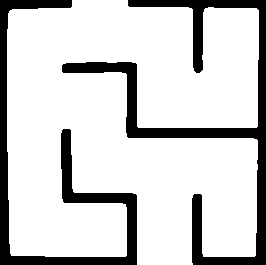
#> input picture maze_recognition/cropped_maze.png, 266 x 265 px
$ python map.py
#> lines starting #> are read from the running program, lines starting #| are printed output that depends on the picture; after the words box and inside, x2 and y2 are one past the last pixel; in counts of white or black regions, pixels touching at a corner belong together
# Author: Leopold Klotz
# Email: klotzl@oregonstate.edu

import random
import cv2

class Cell():
    def __init__(self, u=True, b=True, l=True, r=True):
        self.upper_boundary = u
        self.bottom_boundary = b
        self.left_boundary = l
        self.right_boundary = r
        self.saved_position = None

    def set_boundaries(self, u, b, l, r):
        self.upper_boundary = u
        self.bottom_boundary = b
        self.left_boundary = l
        self.right_boundary = r

    def set_upper_boundary(self, value):
        self.upper_boundary = value

    def set_bottom_boundary(self, value):
        self.bottom_boundary = value

    def set_left_boundary(self, value):
        self.left_boundary = value

    def set_right_boundary(self, value):
        self.right_boundary = value

    def set_saved_position(self, position):
        self.saved_position = position

class Map():
    def __init__(self, width, height):
        self.width = width
        self.height = height
        self.grid = [[Cell() for _ in range(width)] for _ in range(height)]
        self.contains_maze = False
        self.solution = None
        self.assign_cell_positions()

    def assign_cell_positions(self):
        """
        Assigns the proper string to access the cell in saved_positions.json
        """
        count = 1
        for row in self.grid:
            for cell in row:
                cell.set_saved_position("sq" + str(count))
                count += 1

    def print_map(self):
        for i, row in enumerate(self.grid):
            # Print upper boundaries
            for j, cell in enumerate(row):
                if cell.upper_boundary:
                    print("+---", end="")
                else:
                    print("+   ", end="")
            print("+")

            # Print left and right boundaries
            for j, cell in enumerate(row):
                if cell.left_boundary:
                    print("|   ", end="")
                else:
                    print("    ", end="")
            print("|")

        # Print bottom boundaries
        for j, cell in enumerate(self.grid[-1]):
            if cell.bottom_boundary:
                print("+---", end="")
            else:
                print("+   ", end="")
        print("+")

    def print_solution(self):
        if self.solution is None:
            print("No solution found")
            return
        print("Solution: ", end="")
        for i, cell in enumerate(self.solution):
            if i == len(self.solution) - 1:
                print(cell, end="")
            else:
                print(cell, end=" -> ")

    def populate_map(self, img_path):
        """
        Load in a png file of a maze and create a map object with it. The map object needs to include the proper boundaries to represent the maze.
        Mazes are currently 4x4 and generated with https://www.mazegenerator.net/.
        There is a restriction on the maze that the entrance is always on the top and the exit is always on the bottom.
        Maze files:
        - random_maze1.png (4x4 maze)
        - random_maze2.png (4x4 maze)
        - random_maze3.png (4x4 maze)
        """
#> called with img_path = 'cropped_maze.png'
        # Load the image
        maze_image = cv2.imread(img_path)
#> maze_image is the input picture: shape (265, 266, 3); 81.2% white; 2 black regions, box (x1, y1, x2, y2) and area: (62, 0, 266, 265) 7593, (0, 0, 137, 265) 5626

        # crop the image to be a square (given a printout of the generated maze on a 8.5x11 sheet of paper at 1150% scale)
        height, width, _ = maze_image.shape
#> height = 265; width = 266
        if height > width:
            maze_image = maze_image[0:width, 0:width]
        else:
            start_row = (width - height) // 2
#> start_row = 0
            end_row = start_row + height
#> end_row = 265
            maze_image = maze_image[0:height, start_row:end_row]
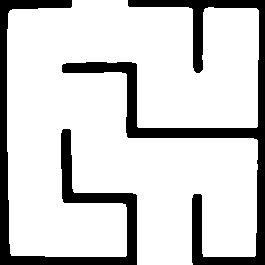
#> maze_image: shape (265, 265, 3); 81.6% white; 2 black regions, box (x1, y1, x2, y2) and area: (62, 0, 265, 265) 7328, (0, 0, 137, 265) 5626


        # set the image size to be a multiple of 4
        maze_image = cv2.resize(maze_image, (640, 640))
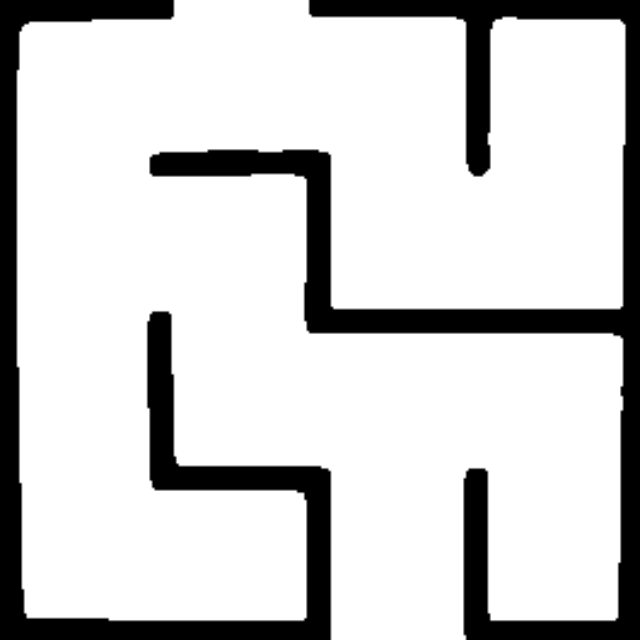
#> maze_image: shape (640, 640, 3); min 0, max 255, mean 208

        # Convert the image to grayscale
        gray = cv2.cvtColor(maze_image, cv2.COLOR_BGR2GRAY)

        # Threshold the image
        _, thresh = cv2.threshold(gray, 128, 255, cv2.THRESH_BINARY)
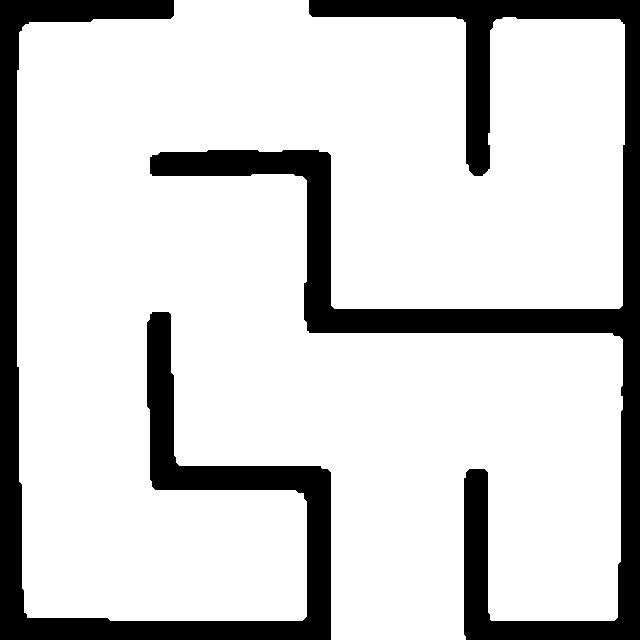
#> thresh: shape (640, 640); 81.6% white; 2 black regions, box (x1, y1, x2, y2) and area: (150, 0, 640, 640) 42591, (0, 0, 331, 640) 32724

        # normalize the image
        thresh = thresh / 255

        # display the thresholded image
        cv2.imshow('Thresholded Image', thresh)
        # wait for user to press enter
        cv2.waitKey(0)

        # Divide the image into 4x4 grid
        cell_width = thresh.shape[1] // self.width
#> cell_width = 160
        cell_height = thresh.shape[0] // self.height
#> cell_height = 160

        # Set the boundaries of the cells based on black pixels on the edges
        for i in range(self.height):  # Loop through the rows
            for j in range(self.width):  # Loop through the columns
                cell = thresh[i * cell_height:(i + 1) * cell_height, j * cell_width:(j + 1) * cell_width] # cell is a 2D array of the cell's pixels

                # get a 1d array of the top row of pixels of the cell
                cell = cell.flatten()
                top_row = cell[0:cell_width]
                bottom_row = cell[-cell_width:]
                left_column = cell[0::cell_width]
                right_column = cell[cell_width - 1::cell_width]

                # Get the value which appears most in the array
                top_row = max(set(top_row), key = list(top_row).count)
                bottom_row = max(set(bottom_row), key = list(bottom_row).count)
                left_column = max(set(left_column), key = list(left_column).count)
                right_column = max(set(right_column), key = list(right_column).count)

                # Set the boundaries of the cell
                if top_row == 0:
                    self.grid[i][j].set_upper_boundary(True)
                else:
                    self.grid[i][j].set_upper_boundary(False)
                if bottom_row == 0:
                    self.grid[i][j].set_bottom_boundary(True)
                else:
                    self.grid[i][j].set_bottom_boundary(False)
                if left_column == 0:
                    self.grid[i][j].set_left_boundary(True)
                else:
                    self.grid[i][j].set_left_boundary(False)
                if right_column == 0:
                    self.grid[i][j].set_right_boundary(True)
                else:
                    self.grid[i][j].set_right_boundary(False)

        # display the image with the boundaries overlayed
        for i, row in enumerate(self.grid):
            for j, cell in enumerate(row):
                if cell.upper_boundary:
                    cv2.line(maze_image, (j * cell_width, i * cell_height), ((j + 1) * cell_width, i * cell_height), (0, 0, 255), 2)
                if cell.bottom_boundary:
                    cv2.line(maze_image, (j * cell_width, (i + 1) * cell_height), ((j + 1) * cell_width, (i + 1) * cell_height), (0, 0, 255), 2)
                if cell.left_boundary:
                    cv2.line(maze_image, (j * cell_width, i * cell_height), (j * cell_width, (i + 1) * cell_height), (0, 0, 255), 2)
                if cell.right_boundary:
                    cv2.line(maze_image, ((j + 1) * cell_width, i * cell_height), ((j + 1) * cell_width, (i + 1) * cell_height), (0, 0, 255), 2)
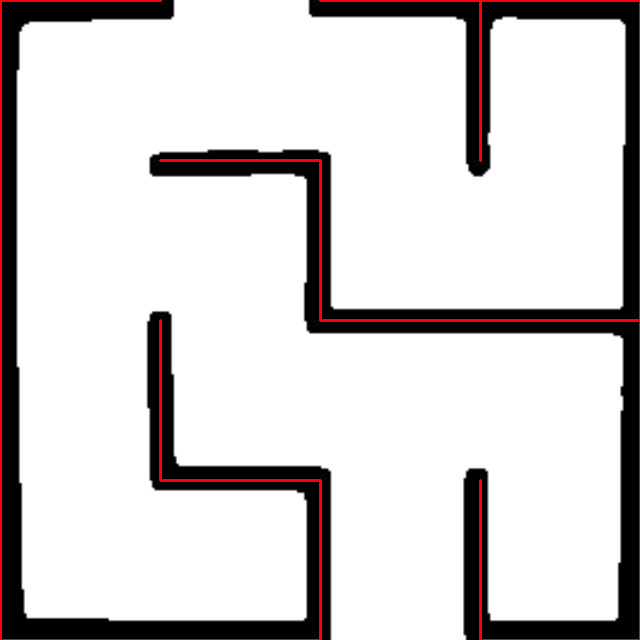
#> maze_image: shape (640, 640, 3); 1.87% of pixels changed, all inside (x1, y1, x2, y2) = (0, 0, 640, 640)

        cv2.imshow('Maze with Boundaries', maze_image)
        cv2.waitKey(0)

        self.contains_maze = True

    def find_entrance(self):
        """
        Find the entrance of the maze. (The entrance is always on the top row of the maze)
        """
        if not self.contains_maze:
            print("No maze to find entrance")
            return

        for i, cell in enumerate(self.grid[0]):
            if not cell.upper_boundary:
                return 0, i  # Return coordinates of the entrance.

    def find_exit(self):
        """
        Find the exit of the maze. (The exit is always on the bottom row of the maze)
        """
        if not self.contains_maze:
            print("No maze to find exit")
            return

        for i, cell in enumerate(self.grid[-1]):
            if not cell.bottom_boundary:
                return self.height - 1, i  # Return coordinates of the exit.

    def solve_map(self):
        """
        Use a depth-first search to solve the maze.
        """
        if not self.contains_maze:
            print("No maze to solve")
            return
        print("Solving maze...")
        entrance = self.find_entrance()
        exit = self.find_exit()
        self.dfs(entrance[0], entrance[1], exit, [])
        if not self.solution:
            print("No solution found")
        else:
            print("Solution found")

    def dfs(self, row, col, exit, path):
        """
        Depth-first search algorithm to solve the maze.
        """
        if row < 0 or row >= self.height or col < 0 or col >= self.width:
            return False
        if self.grid[row][col].saved_position in path:
            return False
        if (row, col) == exit:
            path.append(self.grid[row][col].saved_position)
            self.solution = path
            return True

        path.append(self.grid[row][col].saved_position)

        if not self.grid[row][col].upper_boundary and self.dfs(row - 1, col, exit, path):
            return True

        if not self.grid[row][col].bottom_boundary and self.dfs(row + 1, col, exit, path):
            return True

        if not self.grid[row][col].left_boundary and self.dfs(row, col - 1, exit, path):
            return True

        if not self.grid[row][col].right_boundary and self.dfs(row, col + 1, exit, path):
            return True

        path.pop()
        return False

    def get_Solution(self):
        return self.solution

if __name__ == "__main__":
    maze_map = Map(4, 4)

    maze_map.populate_map('cropped_maze.png')
    maze_map.print_map()
    maze_map.solve_map()
    maze_map.print_solution()
